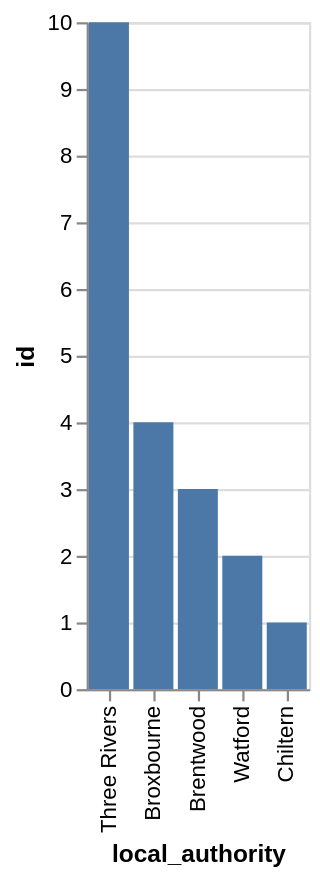

Vega-Lite specification for this chart:
### Vega-Lite specification from a JSON file in a GitHub repository (floating-point values rounded to 4 significant figures)
{"data": {"values": [{"x_data": "Three Rivers", "y_data": 10}, {"x_data": "Broxbourne", "y_data": 4}, {"x_data": "Brentwood", "y_data": 3}, {"x_data": "Watford", "y_data": 2}, {"x_data": "Chiltern", "y_data": 1}]}, "mark": "bar", "encoding": {"x": {"field": "x_data", "type": "nominal", "title": "local_authority", "sort": {"op": "sum", "field": "y_data", "order": "descending"}}, "y": {"field": "y_data", "type": "quantitative", "title": "id"}}}
